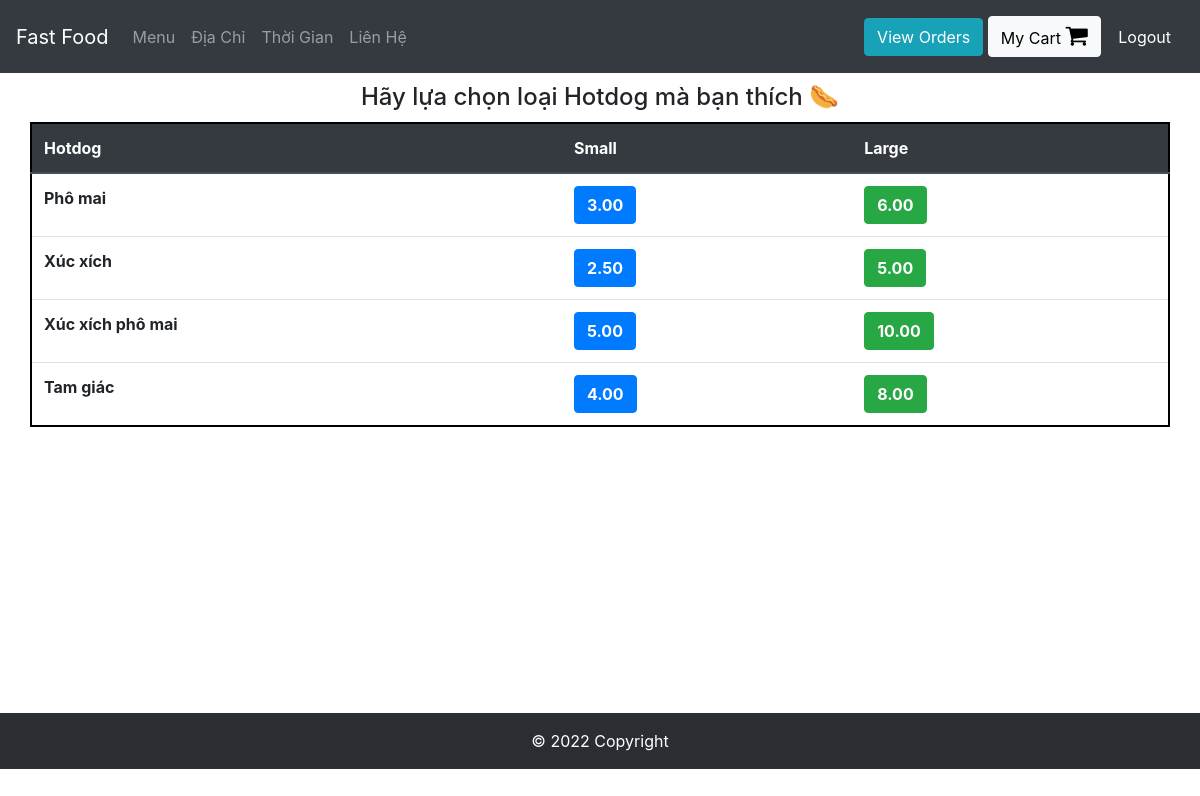
Screenshot of /Hotdog (signed in) with the database file from the repository.
### orders/models.py (models this page shows, shortened)
class Hotdog(models.Model):
    sub_filling = models.CharField(max_length=200)
    small_price = models.DecimalField(max_digits=6, decimal_places=2)
    large_price = models.DecimalField(max_digits=6, decimal_places=2)

### orders/views.py (the view)
# urls.py: path("Hotdog", views.hotdog, name="hotdog"),
def hotdog(request):
    if request.user.is_authenticated:
        return render(request, "orders/hotdog.html", context = {"dishes":Hotdog.objects.all})
    else:
        return redirect("orders:login")

### orders/templates/orders/hotdog.html
{% extends 'orders/header.html' %}
{% block content %}
    <div class="container">
      <h4 style="margin:10px; text-align:center;">Hãy lựa chọn loại Hotdog mà bạn thích	&#x1F32D </h4>
      <div class="row justify-content-center" >
        <table class="table"  style="border: 2px solid black">
          <thead class="thead-dark">
            <tr>
              <th scope="col">Hotdog</th>
              <th scope="col">Small</th>
              <th scope="col">Large</th>
            </tr>
          </thead>
          <tbody>
            {% for dish in dishes %}
              <tr>
                <th>{{dish.sub_filling}}</th>
                <td><button type="button" class="btn btn-primary" onclick="add_to_cart({item_description:'Small Sub - {{dish.sub_filling}}' , price:{{dish.small_price}} })"><strong>{{dish.small_price}}</strong></button></td>
                <td><button type="button" class="btn btn-success" onclick="add_to_cart({item_description:'Large Sub - {{dish.sub_filling}}' , price:{{dish.large_price}} })"><strong>{{dish.large_price}}</strong></button></td>
              </tr>
            {% endfor %}
          </tbody>
        </table>
      </div>
    </div>
{% endblock %}

### rows the page displays
Hotdog: sub_filling "Phô mai", small_price "3.00", large_price "6.00"
Hotdog: sub_filling "Xúc xích", small_price "2.50", large_price "5.00"
Hotdog: sub_filling "Xúc xích phô mai", small_price "5.00", large_price "10.00"
Hotdog: sub_filling "Tam giác", small_price "4.00", large_price "8.00"
